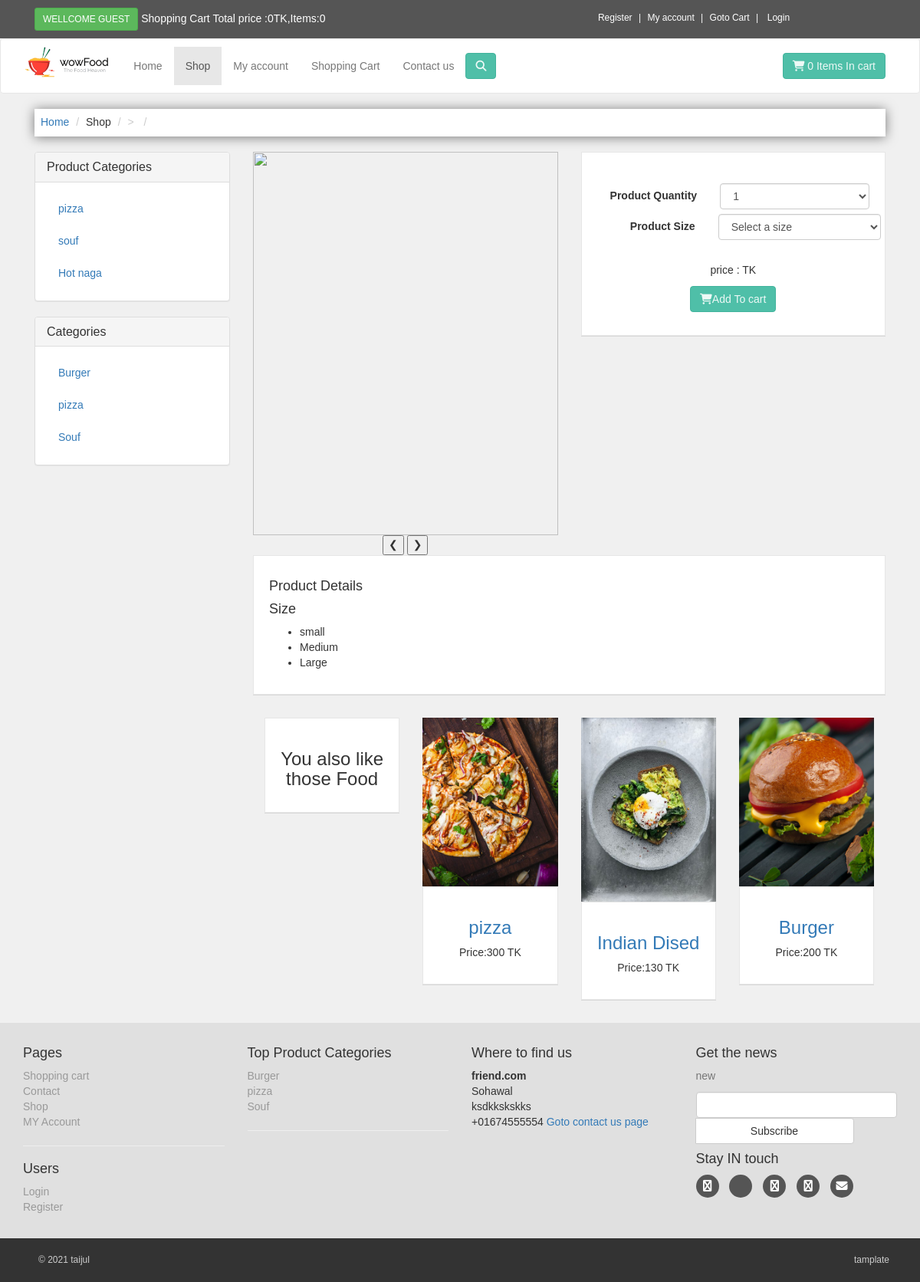
/details.php, run on the app's committed database.
### tables this page shows
CREATE TABLE `product_categories` (
  `p_cat_id` int(10) NOT NULL,
  `p_cat_title` text NOT NULL,
  `p_cat_desc` text NOT NULL
);

CREATE TABLE `categories` (
  `cat_id` int(11) NOT NULL,
  `cat_title` text NOT NULL,
  `cat_decs` text NOT NULL
);

CREATE TABLE `product` (
  `product_id` int(10) NOT NULL,
  `p_cat_id` int(10) NOT NULL,
  `cat_id` int(10) NOT NULL,
  `date` timestamp NOT NULL DEFAULT current_timestamp() ON UPDATE current_timestamp(),
  `product_title` text NOT NULL,
  `product_img1` text NOT NULL,
  `product_img2` text NOT NULL,
  `product_img3` text NOT NULL,
  `product_price` int(10) NOT NULL,
  `product_dec` text NOT NULL,
  `product_key` text NOT NULL
);

### details.php (the view, shortened to what this page needs)
<?php
include("function/function.php");
?>
<!DOCTYPE html>
<html lang="en">
<head>
    <link rel="stylesheet" href="https://maxcdn.bootstrapcdn.com/bootstrap/3.4.0/css/bootstrap.min.css">
    <link rel="stylesheet" href="https://cdnjs.cloudflare.com/ajax/libs/font-awesome/6.1.1/css/all.min.css"
 />
    <link rel="stylesheet" href="styles/style.css">
</head>
<body>
    <div id="top">
        <div class="container">
            <div class="col-md-6 offer">
                <a href="#" class="btn btn-success btn-sm">
                <?php
                   if(!isset($_SESSION['customer_email'])){
                    echo "Wellcome Guest";
                    } else{
                        echo "Wellcome". "  " . $_SESSION['customer_email'];
                   }
                   ?>
                </a>
                <a href="#">Shopping Cart Total price :<?php totalPrice()?>TK,Items:<?php itme()?></a>
            </div>
            <div class="col-md-6">
                <ul class="menu">
                    <li><a href="customer_register.php">Register</a></li>
                    <li><?php if(!isset($_SESSION['customer_email'])){ echo "<a href='checkout.php'>My account</a>";}else{echo '<a href="customer/my_account.php?my_order">My account</a>';}?></li>
                    <li><a href="cart.php">Goto Cart</a></li>
                    <li>
                        <?php
                if(!isset($_SESSION['customer_email'])){
                    echo "<a href='checkout.php'>Login</a> ";
                }else{
                    echo "<a href='logout.php'>logout</a>";
                }
?>
                    </li>
                </ul>
            </div>
        </div>
    </div>
    <div class="header">
        <div class="navbar navbar-default" id='navbar'>
            <div class="container">
                <div class="navbar-header">
                    <a href="index.php" class="navbar-brand">
                        <img src="images/logo.png " alt="teehosting" height="40px" class="hidden-xs thumble">
                    </a>
                </div>
                <div class="navbar-collapse collapse " id="navigation">
                    <div class="padding-nav">
                        <ul class="nav navbar-nav navbar-left">
                            <li><a href="index.php">Home</a></li>
                            <li class="active"><a href="shop.php">Shop</a></li>
                            <li><?php if(!isset($_SESSION['customer_email'])){ echo "<a href='checkout.php'>My account</a>";}else{echo '<a href="customer/my_account.php?my_order">My account</a>';}?></li>
                            <li><a href="cart.php">Shopping Cart</a></li>
                            <li><a href="contactus.php">Contact us</a></li>
                        </ul>
                    </div>
                    <a href="cart.php" class="btn btn-primary navbar-btn right">
                        <i class="fa fa-shopping-cart "></i>
                        <span><?php itme()?> Items In cart</span>
                    </a>
                    <div class="navbar-collapse collapse-right">
                        <button class="btn navbar-btn btn-primary" type="button" data-toggle="collapse"
                            data-target="#search">
                            <i class="fa fa-search"></i>
                        </button>
                    </div>
                </div>
            </div>
        </div>
    </div>
    <div id="new_content">
        <div class="container">
            <div class="col-md-12">
                <ul class="breadcrumb">
                    <li><a href="home.php">Home</a></li>
                    <li>Shop</li>
                    <li><a href="shop.php?p_cat=<?php echo $p_cat_id?>"></a><?php echo $product_title?></li>
                    <li><?php echo $p_title?></li>
                </ul>
            </div>
            <div class="col-md-3">
                <?php
                include("include/sidebar.php")
                ?>
            </div>
            <div class="col-md-9">
                <div class="row" id="productmain">
                    <div class="col-sm-6">
                        <div id="mainimage">
<div class="w3-content w3-display-container">
  <img class="mySlides" src="admin_area/product_images/<?php echo $p_img1?>" height="500px" style="width:100%">
  <div  align="center">
  <button class="w3-button w3-black w3-display-left" onclick="plusDivs(-1)">&#10094;</button>
  <button class="w3-button w3-black w3-display-right" onclick="plusDivs(1)">&#10095;</button>
  </div>
</div>
                        </div>
                    </div>
                    <div class="col-sm-6">
                        <div class="box">
                            <form action="details.php?add_cart=<?php echo $pro_id?>" method="post" class="form-horizontal">
                                <div class="form-group">
                                    <label class="col-md-5 control-label">Product Quantity</label>
                                    <div class="col-md-7">
                                        <select name="product_qty" class="form-control">
                                            <option>1</option>
                                        </select>
                                    </div>
                                    <br>
                                    <br>
                                    <div class="form-group">
                                        <label class="col-md-5 control-label">Product Size</label>
                                        <div class="col-md-7">
                                            <select name="product_size" class="form-control">
                                                <option >Select a size</option>
                                            </select>
                                        </div>
                                    </div>
                                </div>
                                <p class="price text-center">price :<?php echo $p_price;?> TK</p>
                                <p class="text-center buttons">
                                    <button class="btn btn-primary" type="submit">
                                        <i class="fa fa-shopping-cart"></i>Add To cart
                                    </button>
                                </p>
                            </form>
                        </div>
                        <div class="col-xs-4">
                        </div>
                        <div class="col-xs-4">
                        </div>
                        <div class="col-xs-4">
                        </div>
                    </div>
                </div>
                <div class="box" id="details">
                    <h4>Product Details</h4>
                    <h4>Size</h4>
                    <ul>
                        <li> small</li>
                        <li>Medium</li>
                        <li> Large</li>
                    </ul>
                </div>
               <div id="row same-height-row">
                    <div class="col-md-3 col-sm-6">
                        <div class="box same-height headline ">
                            <h3 class="text-center"> You also like those Food</h3>
                        </div>
                    </div>
                  <?php
                  $get_product="SELECT * FROM product ORDER BY 1 LIMIT 0, 3 ";
                  $run_product=mysqli_query($con,$get_product);
                  while($row=mysqli_fetch_array($run_product)){
                      $pro_id=$row['product_id'];
                      $product_title=$row['product_title'];
                      $product_price=$row['product_price'];
                      $p_img1=$row['product_img1'];
                      ?>
                    <div class="col-md-3 col-sm-6 center-responsive">
                        <div class="product">
                            <a href="details.php?=<?php echo $pro_id;?>">
                                <img src="admin_area/product_images/<?php echo $p_img1?>" class="img-responsive" alt="">
                                <div class="text box">
                                    <h3 class="text-center"><a href="details.php><?php echo $pro_id?>"><?php echo $product_title?></a></h3>
                                    <p class="price text-center ">Price:<?php echo $product_price?> TK</p>
                                </div>
                            </a>
                        </div>
                    </div>
                 <?php }?>
              </div>
            </div>
        </div>
    </div>
    <?php  include("include/footer.php");  ?>
</body>
</html>

### function/function.php (shortened to what this page needs)
<?php
$con=mysqli_connect("localhost","root","","ecom");
function getUserIP(){
    switch(true){
        default : return $_SERVER['REMOTE_ADDR'];
    }
}
function itme(){
     global $con;
    $ip_add=getUserIP();
$get_item="SELECT * FROM cart WHERE ip_add='$ip_add'";
$run_item=mysqli_query($con,$get_item);
$count=mysqli_num_rows($run_item);
echo $count;
}
function totalPrice(){
    $total=0;
    echo $total;
}
function getpcat(){
    global $con;
$get_p_cat="SELECT * FROM product_categories";
$sqli=mysqli_query($con,$get_p_cat);
while($row=mysqli_fetch_array($sqli)){
    $p_cat_id=$row['p_cat_id'];
    $p_cat_title=$row['p_cat_title'];
   echo "<li><a href='shop.php?p_cat=$p_cat_id'>$p_cat_title</a></li>";
}
}
function getcat(){
  global $con;
    $get_cat="SELECT * FROM categories ";
    $sqli=mysqli_query($con,$get_cat);
    while($row=mysqli_fetch_array($sqli)){
        $cat_id=$row['cat_id'];
        $cat_title=$row['cat_title'];
       echo "<li><a href='shop.php?cat_id=$cat_id'>$cat_title</a></li>";
    }
}
?>

### include/footer.php (shortened to what this page needs)
<div  id="footer">
    <div class="container">
        <div class="row">
            <div class="col-md-3 col-sm-6">
             <h4>Pages</h4>
             <ul>
                 <li><a href="cart.php">Shopping cart</a></li>
                 <li><a href="contact.php">Contact</a></li>
                 <li><a href="shop.php">Shop</a></li>
                 <li><a href="checkout.php">MY Account</a></li>
             </ul>
             <hr>
             <h4>Users</h4>
             <ul>
                 <li><a href="checkout.php">Login</a></li>
                 <li><a href="customer_registration.php">Register</a></li>
             </ul>
            </div>
            <div class="col-md-3 col-sm-6">
                <h4>Top Product Categories</h4>
                <ul>
                <?php
                $get_cat="SELECT * FROM categories ";
                $sqli=mysqli_query($con,$get_cat);
                while($row=mysqli_fetch_array($sqli)){
                    $cat_id=$row['cat_id'];
                    $cat_title=$row['cat_title'];
                   echo "<li><a href='shop.php?id=$cat_id'>$cat_title</a></li>";
                }
                ?>
                </ul>
                <hr>
            </div>
            <div class="col-md-3 col-sm-6">
             <h4>Where to find us</h4>
             <p>
                 <strong>
                     friend.com</strong>
                     <br>Sohawal
                     <br>ksdkkskskks
                     <br>+01674555554
                 <a href="contact.php">Goto contact us page</a>
             </p>
            </div>
             <div class="col-md-3 col-sm-6">
        <h4>Get the news</h4>
        <p class="text-muted">
           new
        </p>
        <form action="">
            <div class="input-group-btn">
                <input type="text" name="email" class="form-control">
                <span class="input-group-btn">
                    <input type="text" class="btn btn-default" value="Subscribe" >
                </span>
            </div>
        </form>
        <h4>Stay IN touch</h4>
        <p class="social">
            <a href="#"><i class="fa fa-facebook"></i></a>
            <a href="#"><i class="fa fa-twiter"></i></a>
            <a href="#"><i class="fa fa-instagram"></i></a>
            <a href="#"><i class="fa fa-google-plus"></i></a>
            <a href="#"><i class="fa fa-envelope"></i></a>
        </p>
             </div>
        </div>
    </div>
</div>
<div  id="copyright">
 <div class="container">
     <div class="col-md-6">
         <p class="pull-left">
           &copy; 2021 taijul
         </p>
     </div>
     <div class="col-md-6">
         <p class="pull-right">
          tamplate
         </p>
     </div>
 </div>
</div>

### styles/style.css (style rules this page uses)
body { font-family: 'Roboto Flex', sans-serif;; font-size: 14px; line-height: 1.4285143; color: #333333; background-color: #f0f0f0; }
#top { background-color: #555555; padding: 10px 0; }
#top .offer { color: #fff; }
#top .offer .btn { text-transform: uppercase; }
#top a { color: #fff; }
#top ul.menu { padding-top: 5px; margin: 0; text-align: right; font-size: 12px; list-style: none; }
#top ul.menu { text-align: center; }
#top ul.menu> li { display: inline-block; }
#top ul.menu> li + li::before { content: "|\00a0"; padding: 0 5px; color: #f7f7f7; }
.navbar { background:white; }
.navbar-collapse .right { float: right; }
.navbar-brand { float: left; padding: 10px 15px; font-size: 20px; line-height: 20px; height: 70px; }
.padding-nav { padding-top: 10px ; }
.btn-primary { color: rgba(255, 255, 255, 0.897); background-color: rgb(79,191,168); border-color:rgb(65,179,156) ; }
.box { background: #fff; margin: 0 0 30px; border: solid 1px #e6e6e6; padding: 20px; box-shadow: 0 1px rgba(0,0,0, 0.1); }
.breadcrumb { padding: 8px; margin-bottom: 20px; background-color: #ffffff; border-radius: 0; box-shadow: 0 1px 15px rgb(0,0,0,0.5); }
.breadcrumb > li +li ::before { content: ">\00a0"; color: #cccccc; }
#footer { background: #e0e0e0; padding: 20px 0; }
#footer ul { padding-left: 0; list-style: none; }
#footer ul a { color: #999999; padding: 20px 0; }
#footer .social { text-align: left; }
#footer .social a { margin: 0 10px 0 0; color: #fff; display: inline-block; width: 30px; height: 30px; border-radius: 15px; line-height: 30px; font-size: 15px; text-align: center; transform: all 0.2s ease-out; vertical-align: bottom; background-color: #555555; }
#copyright { background: #333; color: #ccc; padding: 20px; font-size: 12px; }
#copyright p { margin: 0 ; }

### data on the page
product_categories: p_cat_title "pizza"
product_categories: p_cat_title "souf"
product_categories: p_cat_title "Hot naga"
categories: cat_title "Burger"
categories: cat_title "pizza"
categories: cat_title "Souf"
product: product_img1 (picture), product_title "pizza", product_price "300"
product: product_img1 (picture), product_title "Indian Dised", product_price "130"
product: product_img1 (picture), product_title "Burger", product_price "200"

### other printed values
$total "0"
$count "0 0"
